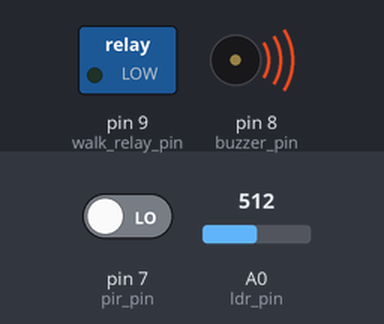
This sketch was run on a simulated Arduino Uno, built with avr-gcc and run on an emulated ATmega328P. On the bench: switched loads named in the sketch (green lamp = pin HIGH), buzzer (waves = sounding, pin HIGH). The test bench sets the inputs (shaded band); at power-on: pin 7 (pir_pin) LOW, A0 (ldr_pin) = 512.

Above: at 0.1 s.
At 1.1 s:
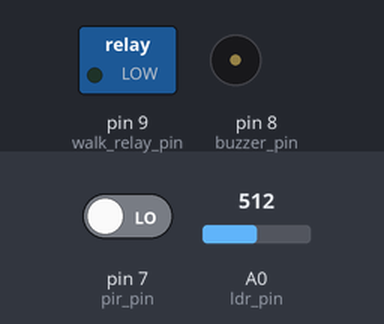
At 61.1 s:
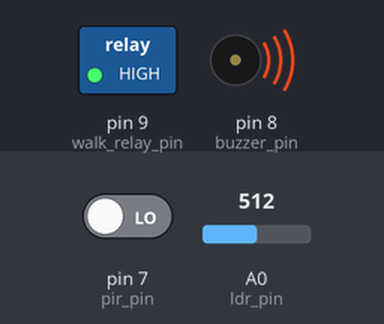
At 62.0 s:
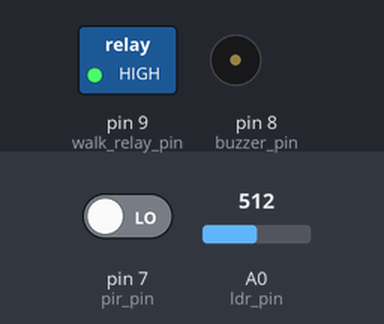
Timing chart, 0 to 63.5 s (numbered marks = the images above):
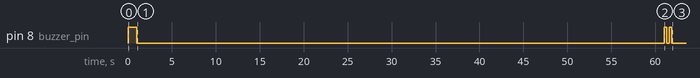

The sketch:

Auto_Lighting_v1.ino
```cpp
int night_limit=800;
int walk_relay_pin = 9;
int pir_pin = 7;
int pirValue;
int ldr_pin=A0;
int ldr_value;
int buzzer_pin= 8;


void setup()
{
  pinMode(walk_relay_pin, OUTPUT);
  pinMode(buzzer_pin, OUTPUT);

  pinMode(pir_pin, INPUT);
  welcome();

}


void loop()
{


pirValue = digitalRead(pir_pin);
ldr_value = analogRead(ldr_pin);


if((pirValue == 1)&&(ldr_value>night_limit))

  {
   digitalWrite(walk_relay_pin, LOW);
   delay(15000);
   digitalWrite(walk_relay_pin, HIGH);

  }

  else if((pirValue == 1)&&(ldr_value<night_limit))
  {
     buzzer(2,50);
     delay(9000);
  }


}


void  buzzer(int buzzer_loop,int buzzer_duration)
 {
  for(int i=0;i<buzzer_loop;i++)
  {
  digitalWrite(buzzer_pin, HIGH);
  delay(buzzer_duration);
  digitalWrite(buzzer_pin,LOW);
  delay(buzzer_duration);

  }

}


void welcome()
{

  digitalWrite(walk_relay_pin, LOW);
  buzzer(1,1000);
  digitalWrite(walk_relay_pin, HIGH);
  delay(59000);
  buzzer(2,300);
}
```
